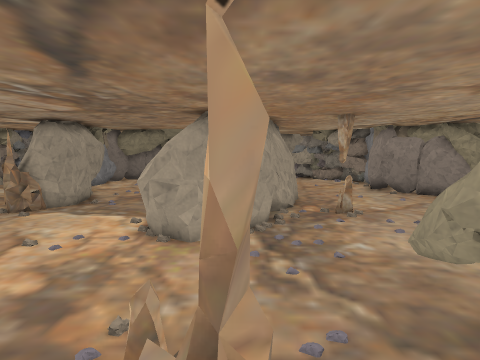
View 1 (above)

21 first-person views from a walk through a Godot game level. The camera is 1.4 m above the floor, tilts 14° down and sees 70° across. The floor is counted in squares, 0.5 m on a side. Each view is taken from the middle of a square. On the plan, view 1 faces up. The plan holds only what a view shows up to about 20 squares ahead; the rest is blank. The place goes on beyond the plan. Flat picture figures and markers are left out. Characters and animated objects are not drawn. Some surface patterns are stand-ins.

View 2
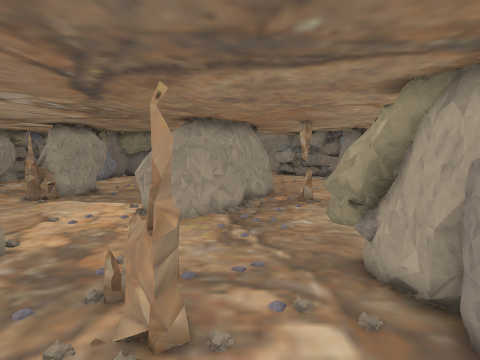

View 3
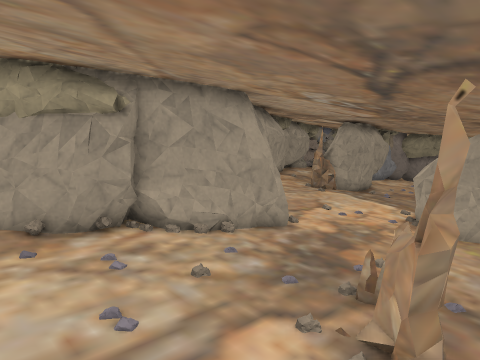

View 4
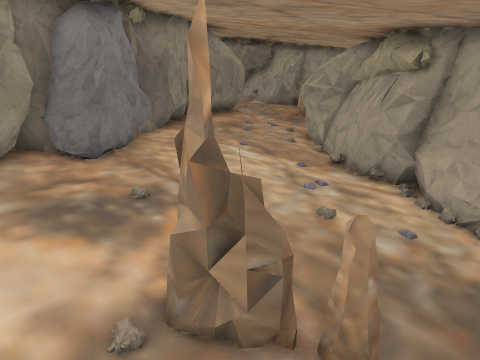

View 5
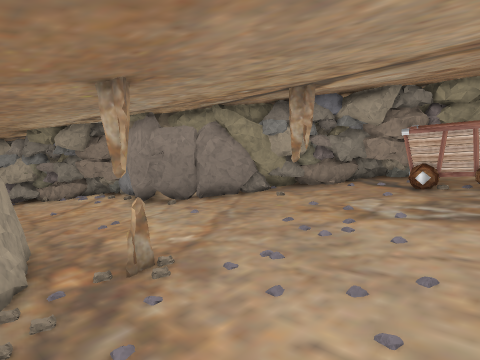

View 6
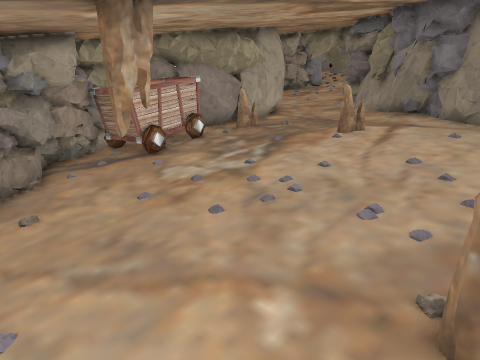

View 7
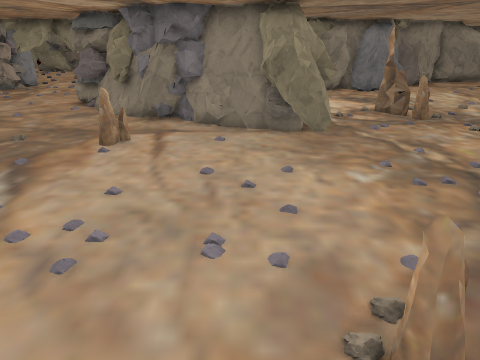

View 8
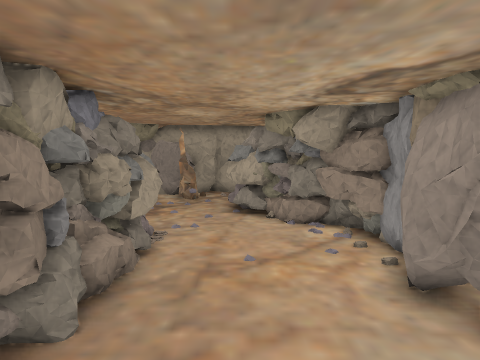

View 9
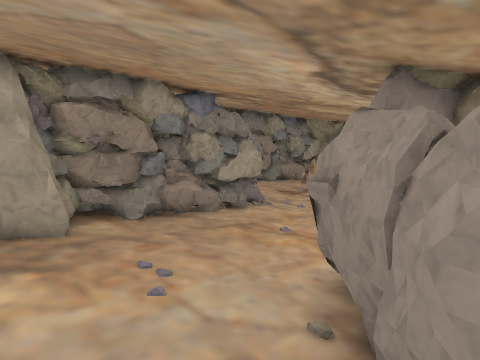

View 10
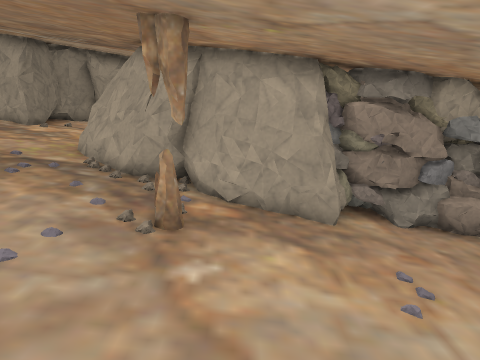

View 11
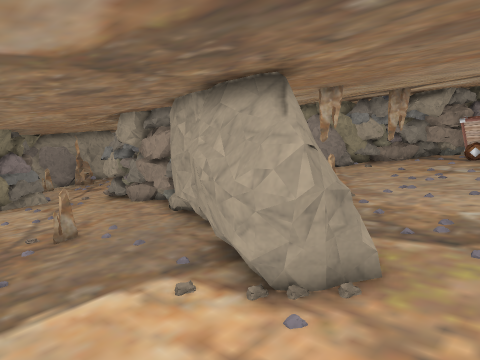

View 12
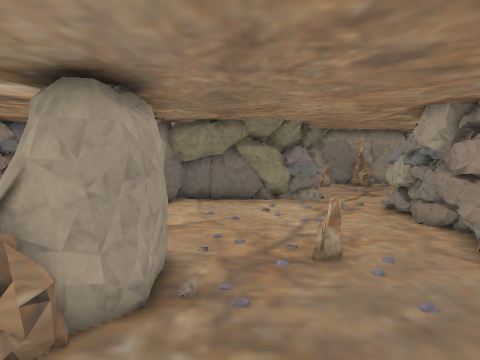

View 13
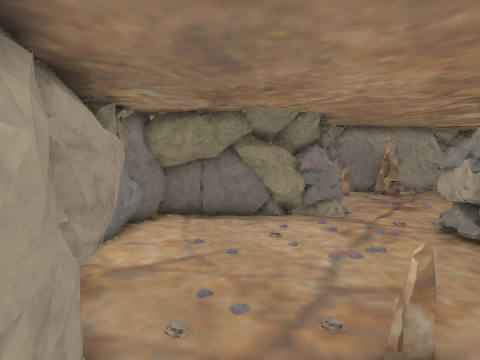

View 14
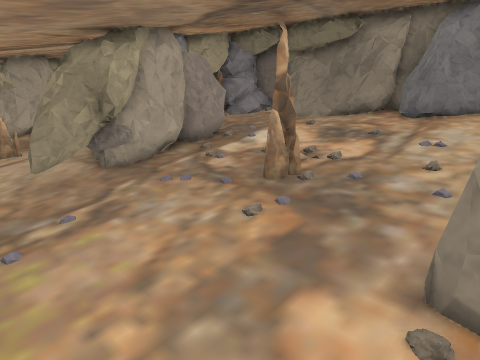

View 15
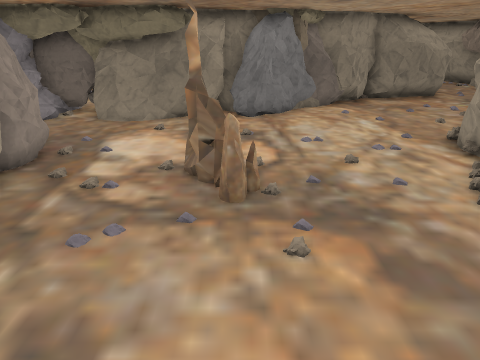

View 16
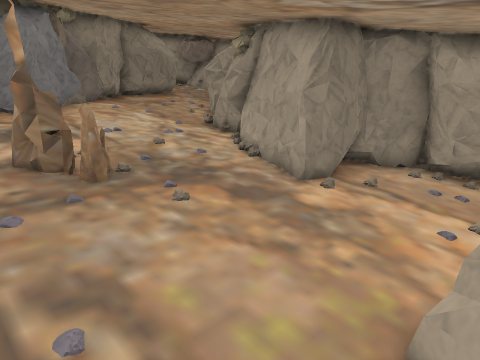

View 17
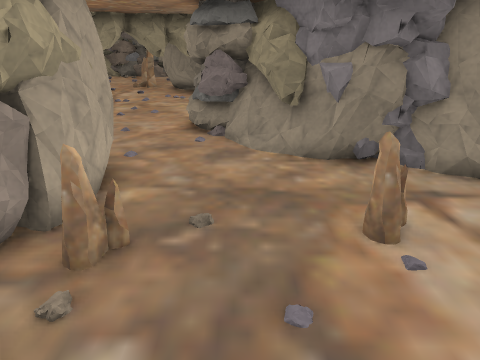

View 18
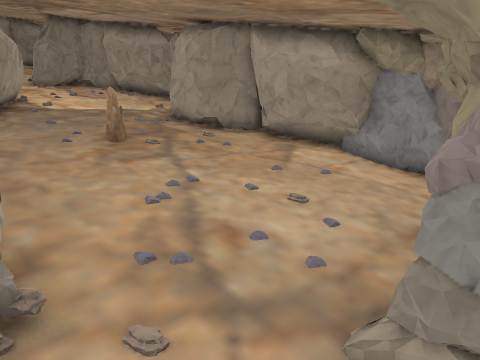

View 19
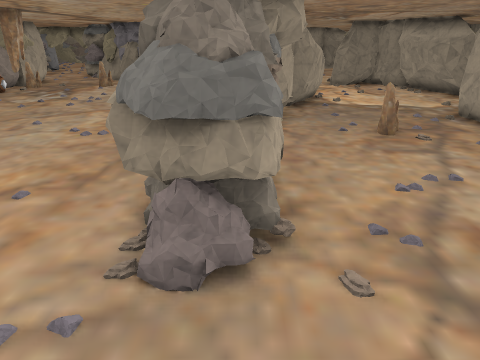

View 20
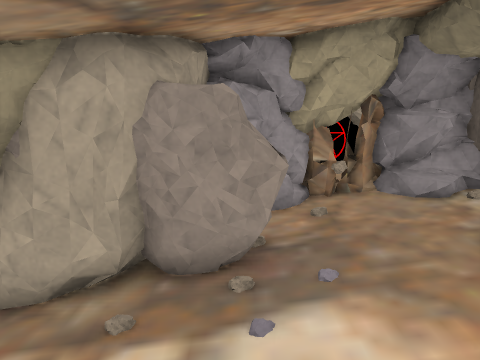

View 21
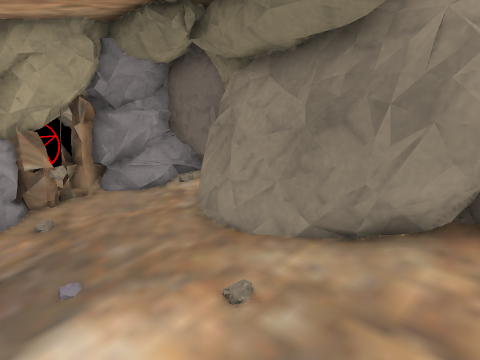

### Floor plan
Key: @ floor where view 1 was taken; # wall or solid block; . main floor; : floor 0.25 m higher than the main floor; - floor 0.25 m lower than the main floor; + floor 0.5 m higher than the main floor; _ floor 0.5 m lower than the main floor; * floor 0.75 m higher than the main floor; < floor 0.75 m lower than the main floor; % floor 1 m higher than the main floor; ( floor 1 m lower than the main floor; & floor 1.25 m higher than the main floor; ! floor 1.25 m lower than the main floor; = window, fence, low wall or low ledge; ^ raised ledge; R rock; T thing the floor can be seen under or through; O other object.
Columns run from 10 left of view 1 to 15 right of it. Each row starts with its distance up from view 1.
 29      ####!!!!!!#R
 28      #RR#!!!!!!##
 27  ##RR#RR#!!!!!!!!RO
 26 ######((((((( (((RO
 25 ##(((((((((##(((((R#
 24 #((((((( (=###((((
 23 ##((((((((####(((((# R#
 22 ##<<<<< <<####<<<<#RRR
 21  ##<<<<<<<#O#<<<<<###
 20  ##<<<<<<<RR#<<<<<R###
 19  ## ______###_____####
 18  ##___#___###___ ___###
 17  ##__ ____RR#=____ __##
 16 ###______#RR##________###
 15 ###------#RR#-----------##
 14 #=------##R##-O-----OO--##
 13 -------##R###-#-----#----#
 12 .......##R#=... .. .... .#
 11 #......##^# ............=#
 10 ##.....=^^ .... ........##
  9  #......................##
  8  ##:::::::::::::: ::: :::#
  7 ##::::::::::::::::::::::##
  6 ###   ::::::: ##::::#::: #
  5   ####+++++++###+++++++++#
  4    ###++++  +#####+++++++R
  3    ##+++ T++++#R#####++++#
  2   ###++ +T#+ +#R R  R#++++
  1   ##** ***#***###R  R###**
  0  ###******@***## RR R###**
 -1  ## ********** ####    R#*
 -2 ## %%%%%% %%%%%% #O     #%
 -3 #=%%%%%%%%%%%%%%%#RR     %
 -4 =#%%%%%%%%%  =####R  R   %
 -5 &%%%%%%%####RRR#RRRRRR   %
 -6 &&&&&&######RRORR#OOR   RO
 -7 &&&&##RRRRRR        R   RO
 -8 #####  ##           R   #R
 -9 ####                    RR
-10                       RR

Where each view was taken, in squares from view 1:
view 1: 0 up, 0 right, facing up
view 2: 3 down, 1 right, facing up
view 3: 3 down, 1 right, facing up-left
view 4: 4 up, 2 right, facing down-left
view 5: 7 up, 1 right, facing up-right
view 6: 17 up, 4 right, facing down-right
view 7: 16 up, 6 right, facing down
view 8: 15 up, 5 right, facing up
view 9: 15 up, 11 right, facing up-left
view 10: 15 up, 11 right, facing left
view 11: 7 up, 7 left, facing up-right
view 12: 10 up, 6 left, facing up
view 13: 14 up, 6 left, facing up
view 14: 9 up, 6 left, facing down-right
view 15: 9 up, 1 left, facing down
view 16: 10 up, 2 right, facing down-left
view 17: 11 up, 12 right, facing down
view 18: 28 up, 1 right, facing down-left
view 19: 29 up, 1 right, facing down
view 20: 0 up, 1 left, facing right
view 21: 0 up, 1 left, facing down-right
